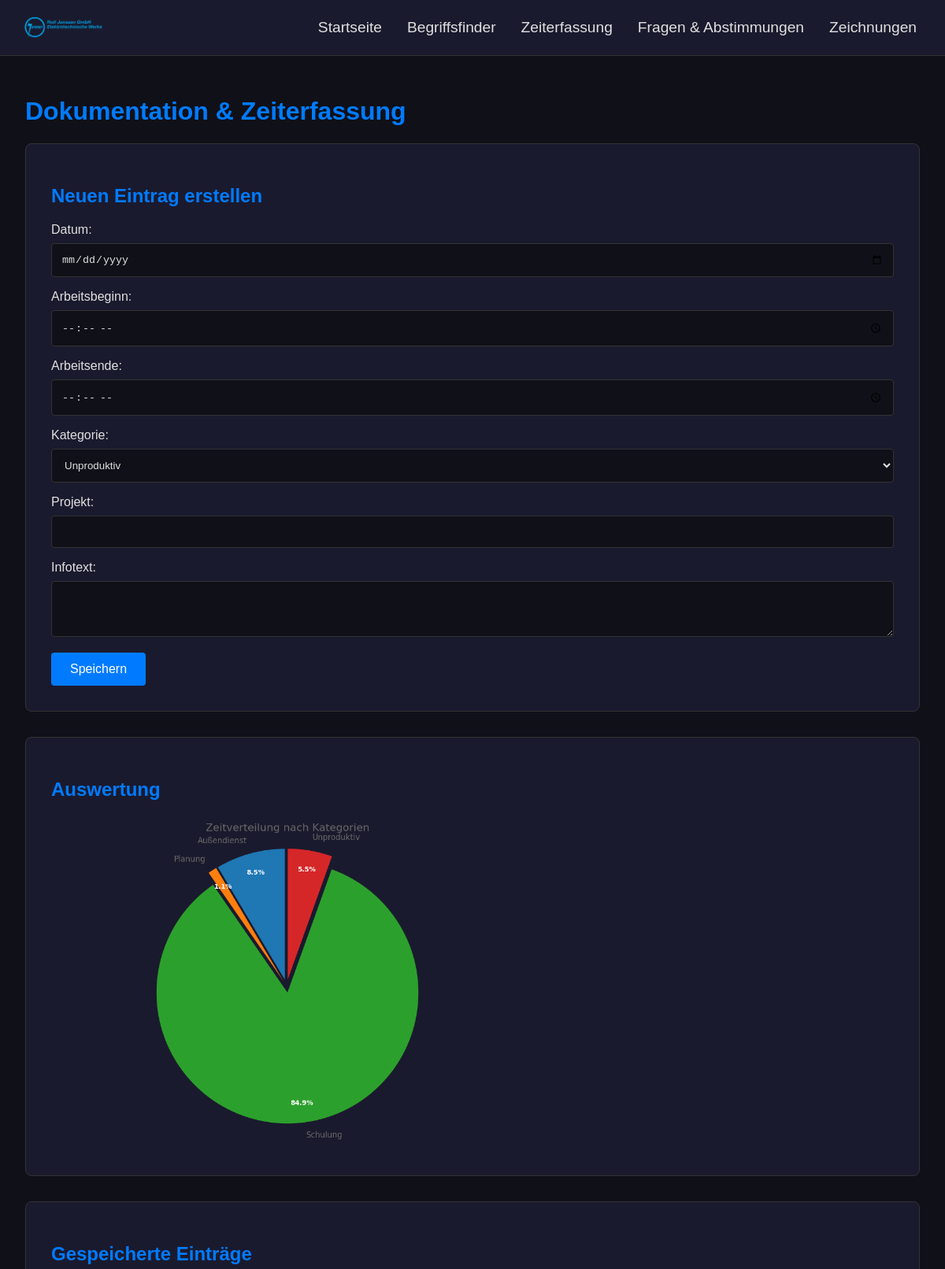
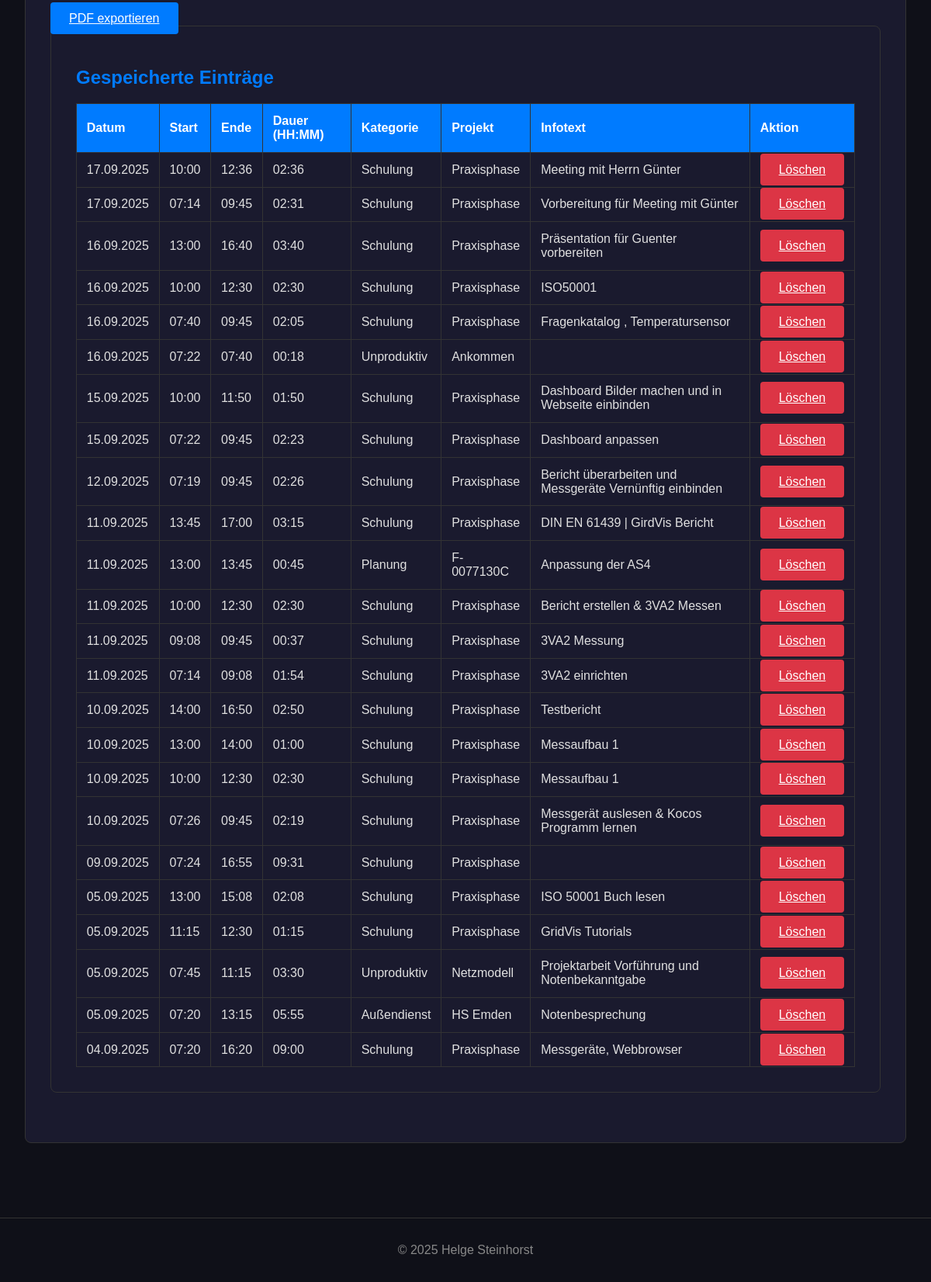
/dokumentation, run on the app's committed database (2 pictures, top to bottom).
### app.py (models this page shows)
class TimeEntry(db.Model):
    id = db.Column(db.Integer, primary_key=True)
    date = db.Column(db.Date, nullable=False, default=date.today)
    start_time = db.Column(db.Time, nullable=False)
    end_time = db.Column(db.Time, nullable=False)
    category = db.Column(db.String(50), nullable=False)
    project = db.Column(db.String(100), nullable=False)
    info_text = db.Column(db.String(300), nullable=True)
    @property
    def duration(self):
        start_dt = datetime.combine(self.date, self.start_time)
        end_dt = datetime.combine(self.date, self.end_time)
        if end_dt < start_dt:
            end_dt += timedelta(days=1)
        return end_dt - start_dt
    @property
    def duration_str(self):
        total_seconds = self.duration.total_seconds()
        hours, remainder = divmod(total_seconds, 3600)
        minutes, _ = divmod(remainder, 60)
        return f"{int(hours):02}:{int(minutes):02}"

### app.py (the view, shortened to what this page needs)
@app.route('/dokumentation', methods=['GET', 'POST'])
def dokumentation():
    entries = TimeEntry.query.order_by(TimeEntry.date.desc(), TimeEntry.start_time.desc()).all()
    generate_category_chart(entries)
    return render_template('dokumentation.html', entries=entries)

### app.py (called while the page is built)
@app.context_processor
def inject_now():
    return {'now': datetime.now(timezone.utc)}

### templates/dokumentation.html (shortened to what this page needs)
{% extends 'base.html' %}
{% block content %}
    <h1>Dokumentation & Zeiterfassung</h1>
    <div class="form-container">
        <h2>Neuen Eintrag erstellen</h2>
        <form action="{{ url_for('dokumentation') }}" method="POST">
            <div class="form-group">
                <label for="date">Datum:</label>
                <input type="date" id="date" name="date" required>
            </div>
            <div class="form-group">
                <label for="start_time">Arbeitsbeginn:</label>
                <input type="time" id="start_time" name="start_time" required>
            </div>
            <div class="form-group">
                <label for="end_time">Arbeitsende:</label>
                <input type="time" id="end_time" name="end_time" required>
            </div>
            <div class="form-group">
                <label for="category">Kategorie:</label>
                <select id="category" name="category" required>
                    <option value="Unproduktiv">Unproduktiv</option>
                </select>
            </div>
            <div class="form-group">
                <label for="project">Projekt:</label>
                <input type="text" id="project" name="project" required>
            </div>
            <div class="form-group">
                <label for="info_text">Infotext:</label>
                <textarea id="info_text" name="info_text" rows="3"></textarea>
            </div>
            <button type="submit" class="btn">Speichern</button>
        </form>
    </div>
    <div class="chart-container">
        <h2>Auswertung</h2>
        <img src="{{ url_for('static', filename='img/category_chart.png') }}?v={{ range(1, 1000) | random }}" alt="Kategorien-Grafik" style="width:100%; max-width:600px;">
    </div>
    <div class="table-container">
    <h2>Gespeicherte Einträge</h2>
    <a href="{{ url_for('generate_pdf') }}" class="btn" style="margin-bottom: 1rem;">PDF exportieren</a>
    <div class="table-container">
        <h2>Gespeicherte Einträge</h2>
        <table class="data-table">
            <thead>
                <tr>
                    <th>Datum</th>
                    <th>Start</th>
                    <th>Ende</th>
                    <th>Dauer (HH:MM)</th>
                    <th>Kategorie</th>
                    <th>Projekt</th>
                    <th>Infotext</th>
                    <th>Aktion</th>
                </tr>
            </thead>
            <tbody>
                {% for entry in entries %}
                <tr>
                    <td>{{ entry.date.strftime('%d.%m.%Y') }}</td>
                    <td>{{ entry.start_time.strftime('%H:%M') }}</td>
                    <td>{{ entry.end_time.strftime('%H:%M') }}</td>
                    <td>{{ entry.duration_str }}</td>
                    <td>{{ entry.category }}</td>
                    <td>{{ entry.project }}</td>
                    <td>{{ entry.info_text }}</td>
                    <td>
                        <a href="{{ url_for('delete_entry', entry_id=entry.id) }}"
                           class="btn btn-danger"
                           onclick="return confirm('Möchtest du diesen Eintrag wirklich löschen?');">Löschen</a>
                    </td>
                </tr>
                {% else %}
                <tr>
                    <td colspan="8">Noch keine Einträge vorhanden.</td>
                </tr>
                {% endfor %}
            </tbody>
        </table>
    </div>
{% endblock %}

### templates/base.html (shortened to what this page needs)
<!DOCTYPE html>
<html lang="de">
<head>
    <link rel="stylesheet" href="{{ url_for('static', filename='css/style.css') }}">
</head>
<body>
    <nav class="navbar">
        <div class="navbar-container">
            <a href="{{ url_for('index') }}" class="navbar-logo">
                <img src="{{ url_for('static', filename='img/logo.png') }}" alt="Logo">
            </a>
            <ul class="nav-menu">
                <li class="nav-item">
                    <a href="{{ url_for('index') }}" class="nav-links">Startseite</a>
                </li>
                <li class="nav-item">
                    <a href="{{ url_for('begriffsfinder') }}" class="nav-links">Begriffsfinder</a>
                </li>
                <li class="nav-item">
                    <a href="{{ url_for('dokumentation') }}" class="nav-links">Zeiterfassung</a>
                </li>
                <li class="nav-item">
                    <a href="{{ url_for('fragen') }}" class="nav-links">Fragen & Abstimmungen</a>
                </li>
                <li class="nav-item dropdown">
                    <a href="#" class="nav-links">Zeichnungen</a>
                </li>
            </ul>
        </div>
    </nav>
    <main class="main-content">
        {% block content %}{% endblock %}
    </main>
    <footer>
        <p>&copy; 2025 Helge Steinhorst</p>
    </footer>
</body>
</html>

### static/css/style.css (style rules this page uses)
:root { --primary-bg-color: #0f1018; --secondary-bg-color: #1a1a2e; --primary-text-color: #e0e0e0; --accent-color: #007bff; --accent-hover-color: #0056b3; --border-color: #333; --success-color: #28a745; --error-color: #dc3545; }
body { font-family: Arial, sans-serif; background-color: var(--primary-bg-color); color: var(--primary-text-color); margin: 0; padding-top: 70px; }
.navbar { background-color: var(--secondary-bg-color); height: 70px; display: flex; justify-content: center; align-items: center; font-size: 1.2rem; position: fixed; top: 0; width: 100%; z-index: 999; border-bottom: 1px solid var(--border-color); }
.navbar-container { display: flex; justify-content: space-between; align-items: center; height: 70px; width: 100%; max-width: 1200px; padding: 0 20px; }
.navbar-logo { color: var(--primary-text-color); display: flex; align-items: center; text-decoration: none; font-size: 1.5rem; }
.navbar-logo img { height: 50px; width: auto; margin-right: 10px; }
.nav-menu { display: flex; list-style: none; text-align: center; }
.nav-item { height: 70px; }
.nav-links { color: var(--primary-text-color); display: flex; align-items: center; text-decoration: none; padding: 0 1rem; height: 100%; }
.nav-item.dropdown { position: relative; }
.main-content { padding: 2rem; max-width: 1200px; margin: 0 auto; }
h1, h2 { color: var(--accent-color); }
.form-container, .result-container, .table-container, .chart-container { background-color: var(--secondary-bg-color); padding: 2rem; border-radius: 8px; margin-bottom: 2rem; border: 1px solid var(--border-color); }
.form-group { margin-bottom: 1rem; }
.form-group label { display: block; margin-bottom: 0.5rem; }
input[type="text"], input[type="search"], input[type="date"], input[type="time"], textarea, select { width: 100%; padding: 0.75rem; background-color: var(--primary-bg-color); border: 1px solid var(--border-color); color: var(--primary-text-color); border-radius: 4px; box-sizing: border-box; }
textarea { resize: vertical; }
.btn { padding: 0.75rem 1.5rem; border: none; border-radius: 4px; background-color: var(--accent-color); color: white; font-size: 1rem; cursor: pointer; transition: background-color 0.2s ease; }
.btn-danger { background-color: var(--error-color); }
.data-table { width: 100%; border-collapse: collapse; margin-top: 1rem; }
.data-table th, .data-table td { border: 1px solid var(--border-color); padding: 0.8rem; text-align: left; }
.data-table th { background-color: var(--accent-color); color: white; }
footer { text-align: center; padding: 1rem; margin-top: 2rem; border-top: 1px solid var(--border-color); color: #888; }

### data on the page
TimeEntry: date "17.09.2025", start_time "10:00", end_time "12:36", duration_str "02:36", category "Schulung", project "Praxisphase", info_text "Meeting mit Herrn Günter"
TimeEntry: date "17.09.2025", start_time "07:14", end_time "09:45", duration_str "02:31", category "Schulung", project "Praxisphase", info_text "Vorbereitung für Meeting mit Günter"
TimeEntry: date "16.09.2025", start_time "13:00", end_time "16:40", duration_str "03:40", category "Schulung", project "Praxisphase", info_text "Präsentation für Guenter vorbereiten"
TimeEntry: date "16.09.2025", start_time "10:00", end_time "12:30", duration_str "02:30", category "Schulung", project "Praxisphase", info_text "ISO50001"
TimeEntry: date "16.09.2025", start_time "07:40", end_time "09:45", duration_str "02:05", category "Schulung", project "Praxisphase", info_text "Fragenkatalog , Temperatursensor"
TimeEntry: date "16.09.2025", start_time "07:22", end_time "07:40", duration_str "00:18", category "Unproduktiv", project "Ankommen"
TimeEntry: date "15.09.2025", start_time "10:00", end_time "11:50", duration_str "01:50", category "Schulung", project "Praxisphase", info_text "Dashboard Bilder machen und in Webseite einbinden"
TimeEntry: date "15.09.2025", start_time "07:22", end_time "09:45", duration_str "02:23", category "Schulung", project "Praxisphase", info_text "Dashboard anpassen"
TimeEntry: date "12.09.2025", start_time "07:19", end_time "09:45", duration_str "02:26", category "Schulung", project "Praxisphase", info_text "Bericht überarbeiten und Messgeräte Vernünftig einbinden"
TimeEntry: date "11.09.2025", start_time "13:45", end_time "17:00", duration_str "03:15", category "Schulung", project "Praxisphase", info_text "DIN EN 61439 | GirdVis Bericht"
TimeEntry: date "11.09.2025", start_time "13:00", end_time "13:45", duration_str "00:45", category "Planung", project "F-0077130C", info_text "Anpassung der AS4"
TimeEntry: date "11.09.2025", start_time "10:00", end_time "12:30", duration_str "02:30", category "Schulung", project "Praxisphase", info_text "Bericht erstellen & 3VA2 Messen"
TimeEntry: date "11.09.2025", start_time "09:08", end_time "09:45", duration_str "00:37", category "Schulung", project "Praxisphase", info_text "3VA2 Messung"
TimeEntry: date "11.09.2025", start_time "07:14", end_time "09:08", duration_str "01:54", category "Schulung", project "Praxisphase", info_text "3VA2 einrichten"
TimeEntry: date "10.09.2025", start_time "14:00", end_time "16:50", duration_str "02:50", category "Schulung", project "Praxisphase", info_text "Testbericht"
TimeEntry: date "10.09.2025", start_time "13:00", end_time "14:00", duration_str "01:00", category "Schulung", project "Praxisphase", info_text "Messaufbau 1"
TimeEntry: date "10.09.2025", start_time "10:00", end_time "12:30", duration_str "02:30", category "Schulung", project "Praxisphase", info_text "Messaufbau 1"
TimeEntry: date "10.09.2025", start_time "07:26", end_time "09:45", duration_str "02:19", category "Schulung", project "Praxisphase", info_text "Messgerät auslesen & Kocos Programm lernen"
TimeEntry: date "09.09.2025", start_time "07:24", end_time "16:55", duration_str "09:31", category "Schulung", project "Praxisphase"
TimeEntry: date "05.09.2025", start_time "13:00", end_time "15:08", duration_str "02:08", category "Schulung", project "Praxisphase", info_text "ISO 50001 Buch lesen"
TimeEntry: date "05.09.2025", start_time "11:15", end_time "12:30", duration_str "01:15", category "Schulung", project "Praxisphase", info_text "GridVis Tutorials"
TimeEntry: date "05.09.2025", start_time "07:45", end_time "11:15", duration_str "03:30", category "Unproduktiv", project "Netzmodell", info_text "Projektarbeit Vorführung und Notenbekanntgabe"
TimeEntry: date "05.09.2025", start_time "07:20", end_time "13:15", duration_str "05:55", category "Außendienst", project "HS Emden", info_text "Notenbesprechung"
TimeEntry: date "04.09.2025", start_time "07:20", end_time "16:20", duration_str "09:00", category "Schulung", project "Praxisphase", info_text "Messgeräte, Webbrowser"
